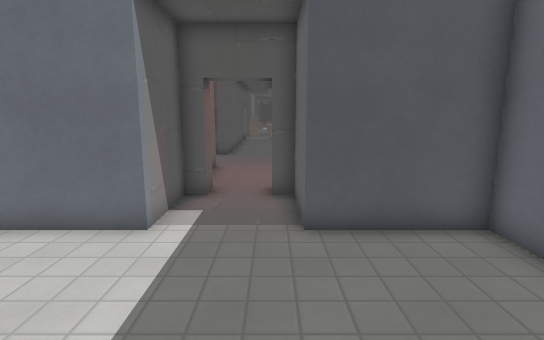
view 1 (above)

18 first-person views from a walk through a level from a Godot 3-D game. The camera is 1.5 m above the floor, tilts 10° down and sees 80° across. The floor is counted in squares, 0.6 m on a side. Each view is taken from the middle of a square. On the plan, view 1 faces up. The plan holds only what a view shows up to about 20 squares ahead; the rest is blank. The place goes on beyond the plan. Door leaves are left out where a doorway can be walked through. Some surface patterns are stand-ins.

view 2
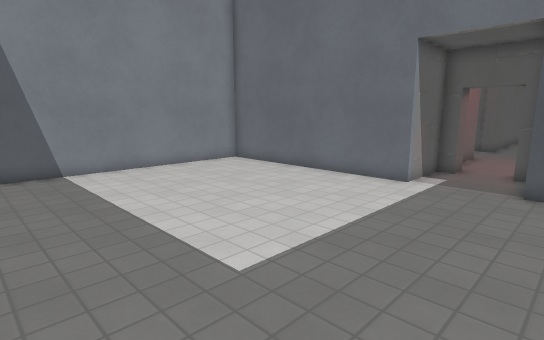

view 3
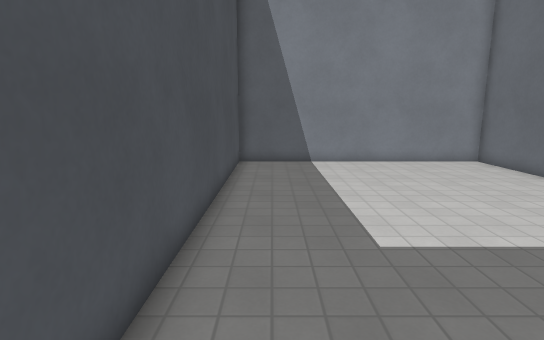

view 4
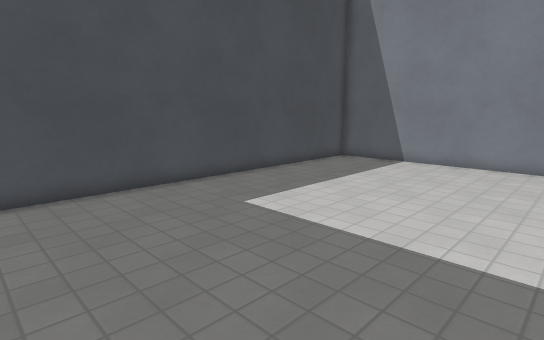

view 5
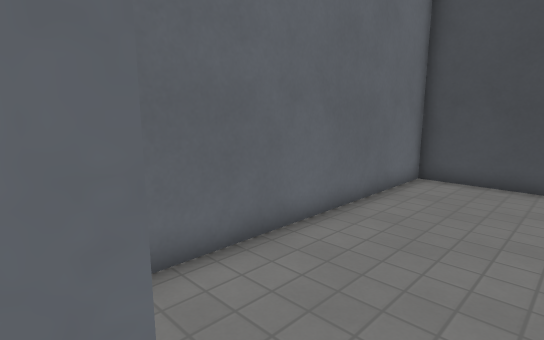

view 6
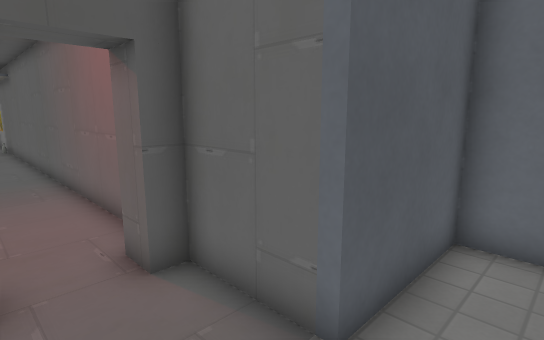

view 7
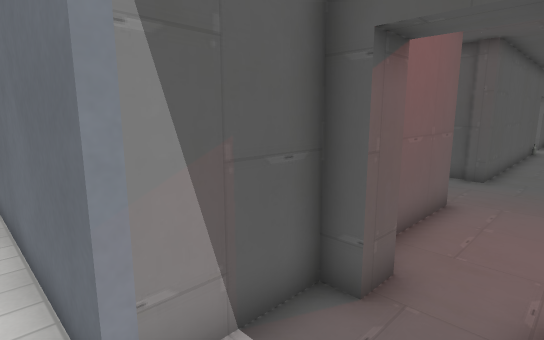

view 8
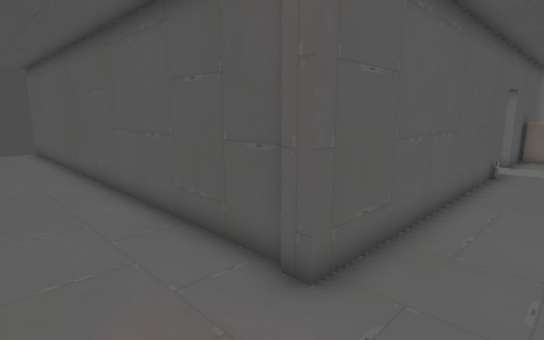

view 9
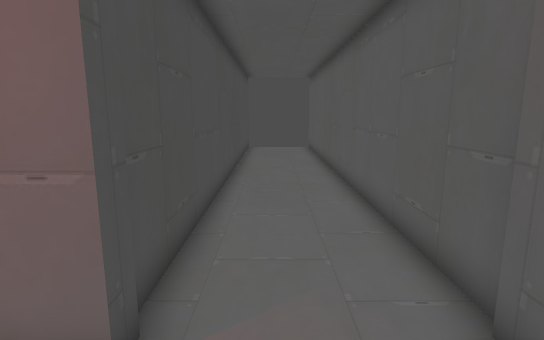

view 10
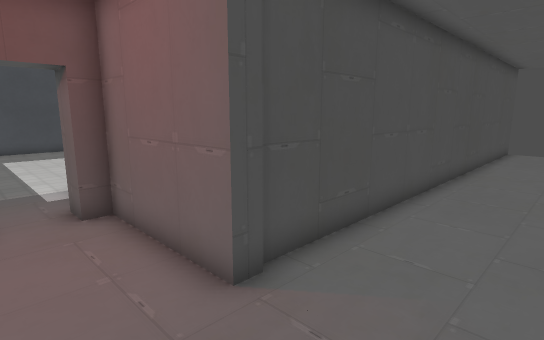

view 11
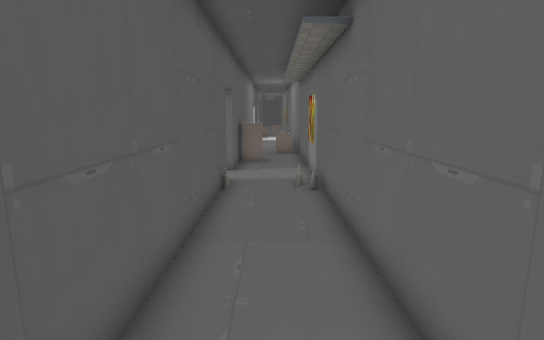

view 12
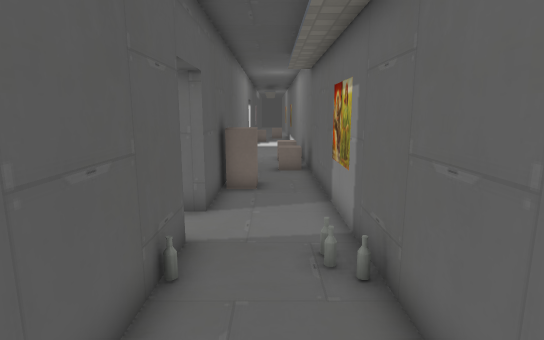

view 13
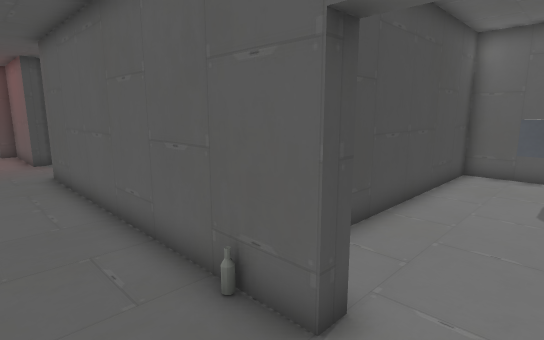

view 14
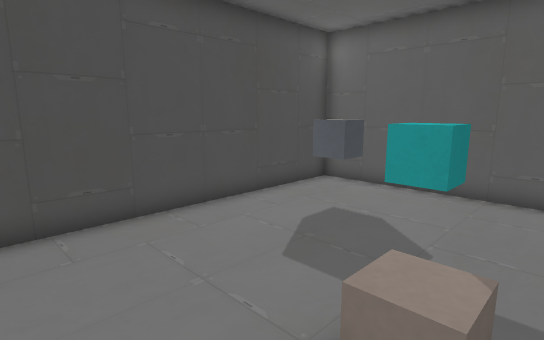

view 15
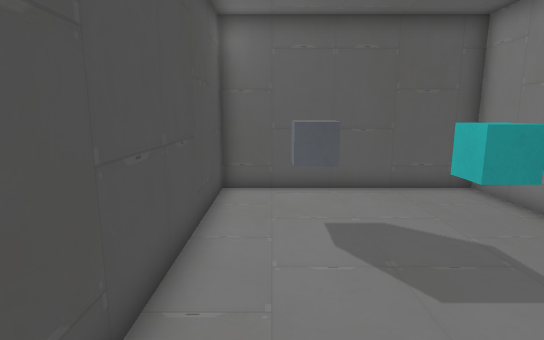

view 16
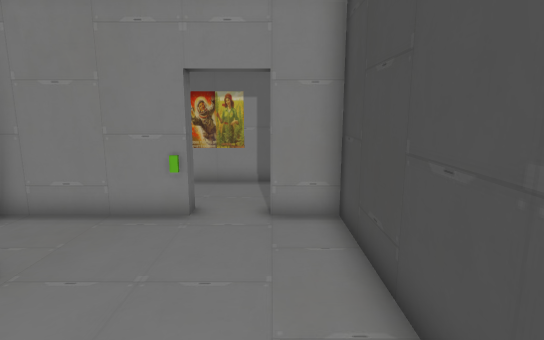

view 17
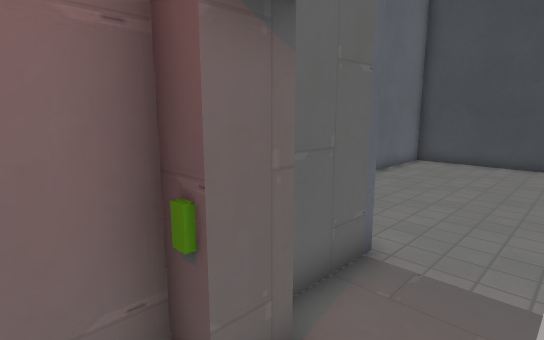

view 18
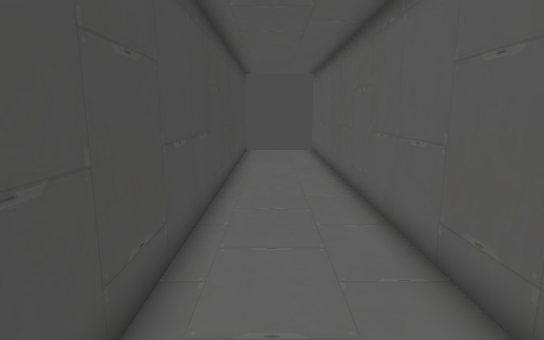

### Floor plan
Points are (right, up) in squares from view 1. A wall is a line through its corners. A room is listed if a view was taken in it or the views show most of it. See-through windows are left out.
Room 1 (views 1, 2, 3, 4, 5, 6, 7)
walls: (-2, 9.7) (-2.7, 9.7) (-2.7, 6.7) (-12.7, 6.7) (-12.7, -5.7) (4.7, -5.7) (4.7, 6.7) (0.7, 6.7) (0.7, 9.7) (0, 9.7)
ways out: open door at (-1, 10) to room 2
Room 2 (views 8, 9, 10, 11, 12, 13, 17, 18)
walls: (-3.2, 19.7) (-21.5, 19.7); (-3.4, 15.5) (-2.7, 15.5) (-2.7, 10.7) (-2, 10.7) (-2, 9.7); (0.7, 10.6) (0.7, 38.5); (-2.7, 32) (-2.7, 19.5) (-3.4, 19.5); (-21.5, 15.3) (-3.2, 15.3); (-2.7, 38.5) (-2.7, 34.4)
ways out: open door at (-1, 10) to room 1; open door at (-3, 32.5) to room 3
objects: block (-3, 34); other object (-2, 37) to (-2, 38); block (0, 11)
Room 3 (views 14, 15, 16)
walls: (-12.1, 33.5) (-11.1, 33.5) (-11.1, 32.5) (-12, 32.5); (-3.3, 34.4) (-3.3, 38.5); (-14.7, 38.5) (-14.7, 30.3) (-3.3, 30.3) (-3.3, 32)
ways out: open door at (-3, 32.5) to room 2
objects: other object (-10, 36); other object (-7, 37) to (-6, 38)

Where each view was taken, in squares from view 1:
view 1: 0 up, 0 right, facing up
view 2: 5 down, 2 right, facing up-left
view 3: 4 down, 4 right, facing left
view 4: 5 up, 4 right, facing down-left
view 5: 7 up, 0 right, facing down-right
view 6: 5 up, 2 left, facing up-right
view 7: 6 up, 0 right, facing up-left
view 8: 16 up, 0 right, facing up-left
view 9: 17 up, 0 right, facing left
view 10: 19 up, 0 right, facing down-left
view 11: 20 up, 1 left, facing up
view 12: 26 up, 1 left, facing up
view 13: 34 up, 0 right, facing down-left
view 14: 38 up, 4 left, facing down-left
view 15: 32 up, 4 left, facing left
view 16: 32 up, 11 left, facing right
view 17: 12 up, 2 left, facing down-right
view 18: 17 up, 2 left, facing left
